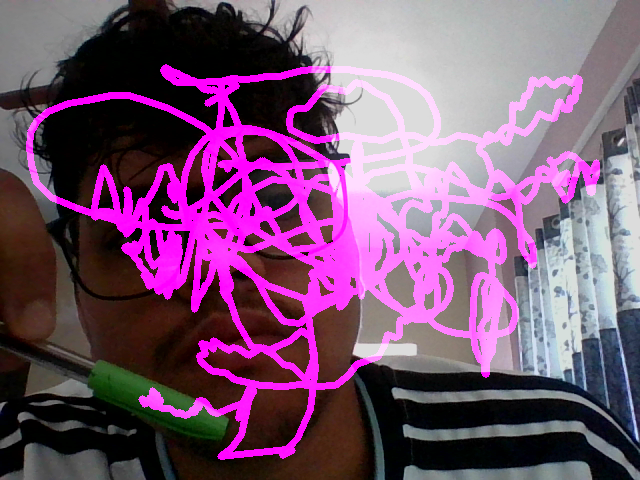
#> input picture 10_virtualPaint/van-gogh.png, 640 x 480 px, given in place of the camera
$ python 10_virtualPaint.py
#> lines starting #> are read from the running program, lines starting #| are printed output that depends on the picture; after the words box and inside, x2 and y2 are one past the last pixel; in counts of white or black regions, pixels touching at a corner belong together
import cv2
import numpy as np

cap = cv2.VideoCapture(0)
success, img = cap.read()
#> img is the input picture: shape (480, 640, 3); mean B, G, R 115.1, 81.8, 120.5
canvas = np.zeros_like(img)
xp, yp = 0, 0

def callback(temp):
    pass

def get_contours(img):

    global xp, yp
    contours, _ = cv2.findContours(img, cv2.RETR_EXTERNAL, cv2.CHAIN_APPROX_NONE)

    if len(contours) != 0:

        largest = max(contours, key=cv2.contourArea)
        if cv2.contourArea(largest) > 200:
            x, y, w, h = cv2.boundingRect(largest)
            cx = x + w // 2
            cy = y + h // 2

            if xp == 0 and yp == 0:
                xp, yp = cx, cy

            cv2.line(canvas, (xp, yp), (cx, cy), (0, 255, 0), 5)
            xp, yp = cx, cy

cv2.namedWindow('TrackBars')

cv2.createTrackbar('Hue min', 'TrackBars', 35, 179, callback)
cv2.createTrackbar('Hue max', 'TrackBars', 77, 179, callback)
cv2.createTrackbar('Sat min', 'TrackBars', 83, 255, callback)
cv2.createTrackbar('Sat max', 'TrackBars', 232, 255, callback)
cv2.createTrackbar('Val min', 'TrackBars', 17, 255, callback)
cv2.createTrackbar('Val max', 'TrackBars', 148, 255, callback)

while True:

    success, img = cap.read()

    img_hsv = cv2.cvtColor(img, cv2.COLOR_BGR2HSV)
#> img_hsv: shape (480, 640, 3); mean H, S, V 77.7, 113.7, 124.5

    h_min = cv2.getTrackbarPos('Hue min', 'TrackBars')
    h_max = cv2.getTrackbarPos('Hue max', 'TrackBars')

    s_min = cv2.getTrackbarPos('Sat min', 'TrackBars')
    s_max = cv2.getTrackbarPos('Sat max', 'TrackBars')

    v_min = cv2.getTrackbarPos('Val min', 'TrackBars')
    v_max = cv2.getTrackbarPos('Val max', 'TrackBars')

    lower = np.array([h_min, s_min, v_min])
    upper = np.array([h_max, s_max, v_max])

    mask = cv2.inRange(img_hsv, lower, upper)
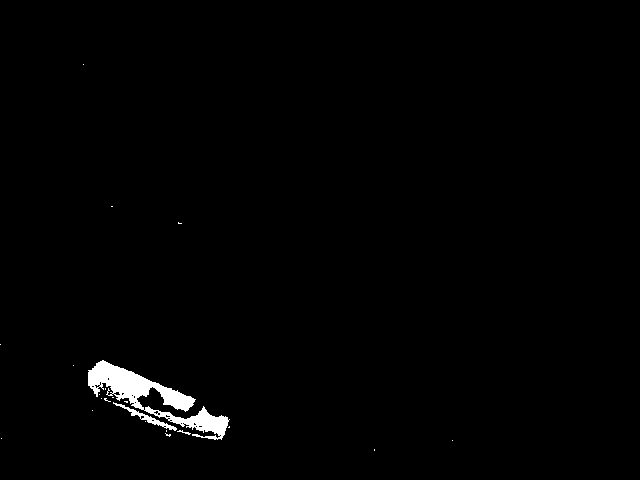
#> mask: shape (480, 640); 1.2% white; 22 white regions (19 under 20 px)

    img_result = cv2.bitwise_and(img, img, mask=mask)

    get_contours(mask)
#> in get_contours, `contours, _ = cv2.findContours(img, cv2.RETR_EXTERNAL, cv2.CHAIN_APPRO..`: contours = 22 contours, 20 with area under 20; largest, box (x1, y1, x2, y2) and area: (88, 360, 230, 440) 2972, (113, 402, 177, 431) 216
#> in get_contours, `largest = max(contours, key=cv2.contourArea)`: largest = contour of 626 points, box (x1, y1, x2, y2) (88, 360, 230, 440), area 2972
#> in get_contours, `x, y, w, h = cv2.boundingRect(largest)`: x = 88; y = 360; w = 142; h = 80
#> in get_contours, `cx = x + w // 2`: cx = 159
#> in get_contours, `cy = y + h // 2`: cy = 400
#> in get_contours, `xp, yp = cx, cy`: xp = 159; yp = 400

    img = cv2.add(img, canvas)

    cv2.imshow('Video', img)

    if (cv2.waitKey(1) & 0xFF) == ord('q'):
#> (key q is pressed here)
        break

cap.release()
cv2.destroyAllWindows()
